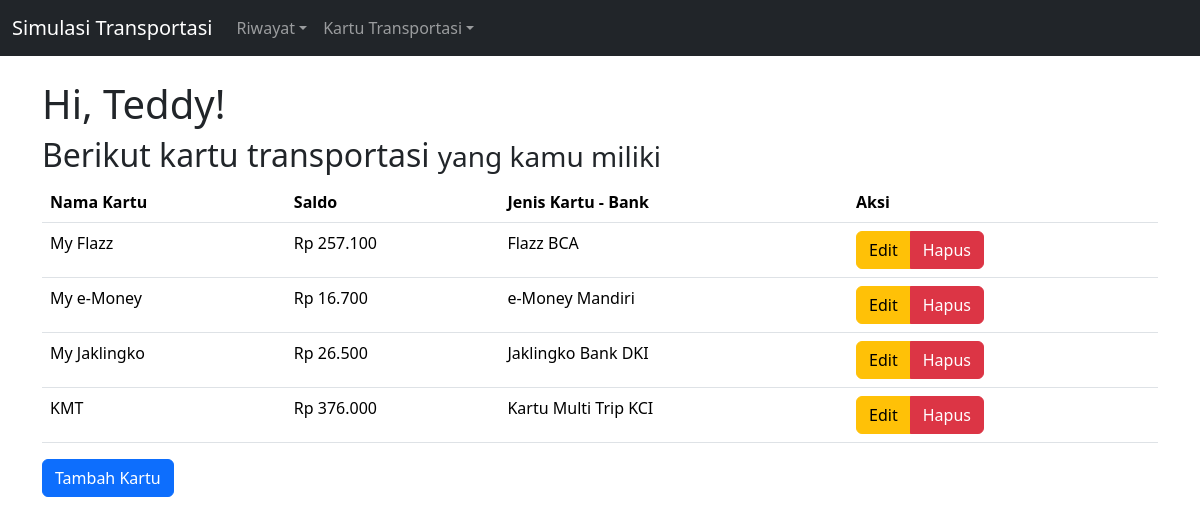
The app's page /?page=kartu, older data.
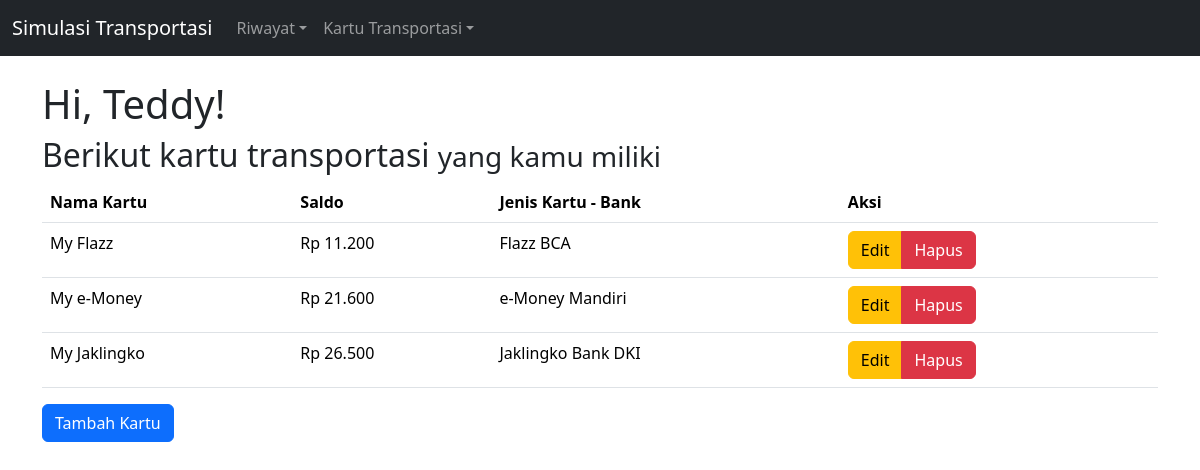
The same page, newer data.
### tables this page shows
CREATE TABLE `tb_kartu` (
  `id_kartu` int(11) NOT NULL,
  `nama_kartu` varchar(20) NOT NULL,
  `jenis_kartu` enum('Flazz BCA','e-Money Mandiri','Jaklingko Bank DKI','Brizzi BRI','Kartu Multi Trip KCI') NOT NULL,
  `saldo` int(11) NOT NULL,
  `khusus` tinyint(1) NOT NULL DEFAULT 0,
  `bank` varchar(4) NOT NULL
);

### inc/kartu/list_kartu.php (the view, shortened to what this page needs)
<div class="container" style="margin-top:80px">
	<h1>Hi, Teddy!</h1>
	<h2>Berikut kartu transportasi <small>yang kamu miliki</small></h2>
  	<table class="table table-hover">
	<thead>
		<tr>
		<th>Nama Kartu</th>
		<th>Saldo</th>
		<th>Jenis Kartu - Bank</th>
		<th>Aksi</th>
		</tr>
	</thead>
	<tbody>
		<?php
        $sql = mysqli_query($connect, "SELECT * from tb_kartu") or die (mysql_error());
		$cek = mysqli_num_rows($sql);
		if($cek < 1){
			?>
			<tr>
				<td colspan="9" align="center" style="padding: 10px;">Data tidak ditemukan</td>
			</tr>
			<?php
		} else {
			while($data = mysqli_fetch_array($sql)){
			?>
				<tr>
					<td><?php echo $data['nama_kartu'];?></td>
					<td><?php echo "Rp " . number_format($data['saldo'], 0, ",", ".");?></td>
					<td><?php echo $data['jenis_kartu'];?></td>
					<td>
						<div class="btn-group">
							<button class="btn btn-warning btnEdit"
								data-id="<?= $data['id_kartu']; ?>"
								data-nama="<?= $data['nama_kartu']; ?>"
								data-khusus="<?= $data['khusus']; ?>"
								data-bs-toggle="modal"
								data-bs-target="#EditKartu">Edit</button>
							<a onclick="return confirm('Anda yakin ingin menghapus kartu <?php echo $data['nama_kartu']; ?>?')" href="?page=kartu&action=hapus&idkartu=<?php echo $data['id_kartu']; ?>" class="btn btn-danger">Hapus</a>
						</div>
					</td>
				</tr>
			<?php
			}
		}
		?>
	</tbody>
	</table>
</div>
<div class="container">
	<button class="btn btn-primary" data-bs-toggle="modal" data-bs-target="#TambahKartu">Tambah Kartu</button>
</div>

Row changes from the older to the newer data that the page shows:
removed tb_kartu: nama_kartu "KMT", saldo "376.000", jenis_kartu "Kartu Multi Trip KCI"
changed tb_kartu "My Flazz": saldo "257.100" → "11.200"
changed tb_kartu "My e-Money": saldo "16.700" → "21.600"
